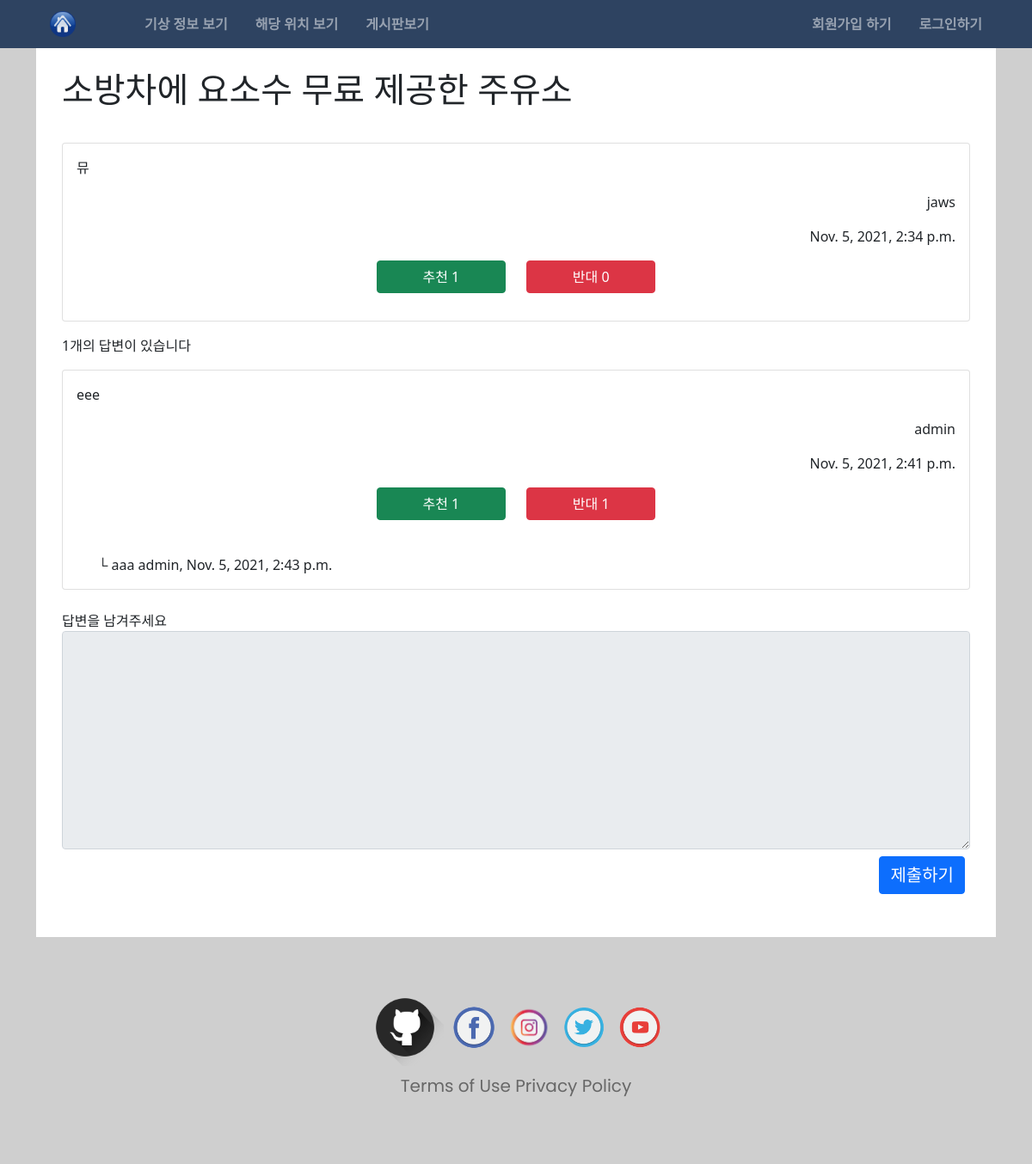
The app's page /board/319/, older data.
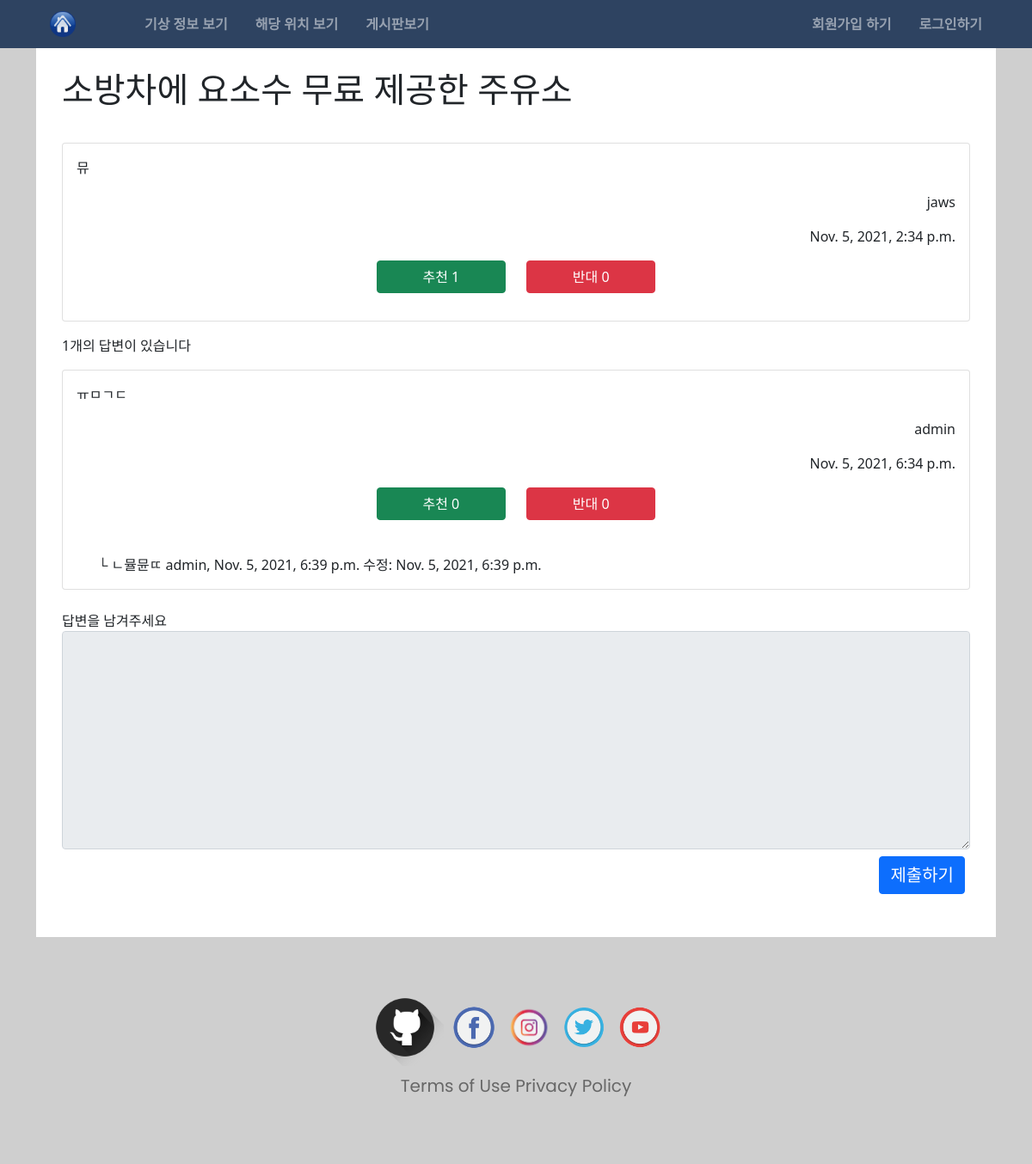
The same page, newer data.
### board/models.py (models this page shows, shortened)
class Question(models.Model):
  subject = models.CharField(max_length=200)
  content = models.TextField()
  create_date = models.DateTimeField()
  author = models.ForeignKey(User,on_delete=models.CASCADE, related_name='quthor_question')
  modify_date = models.DateTimeField(null=True, blank=True)
  voter = models.ManyToManyField(User,related_name='voter_question')
  devoter = models.ManyToManyField(User,related_name='devoter_question')

class Answer(models.Model):
  question = models.ForeignKey(Question,on_delete=models.CASCADE)
  content = models.TextField()
  create_date = models.DateTimeField()
  author = models.ForeignKey(User,on_delete=models.CASCADE, related_name='answer_question')
  modify_date = models.DateTimeField(null=True, blank=True)
  voter = models.ManyToManyField(User,related_name='voter_answer')
  devoter = models.ManyToManyField(User, related_name='devoter_answer')

class Comment(models.Model):
  author = models.ForeignKey(User, on_delete=models.CASCADE)
  content = models.TextField()
  create_date = models.DateTimeField()
  modify_date = models.DateTimeField(null=True, blank=True)
  question = models.ForeignKey(Question, null=True, blank=True, on_delete=models.CASCADE)
  answer = models.ForeignKey(Answer, null=True, blank=True, on_delete=models.CASCADE)

### board/views/base_views.py (the view)
# urls.py: path('<int:question_id>/', base_views.detail, name='detail'),
def detail(request,question_id):
  question = get_object_or_404(Question, pk=question_id)
  context = {"question":question}
  return render(request,'board/detail.html',context)

### templates/board/detail.html (shortened to what this page needs)
{% extends 'base.html' %}
{% block content %}
  <div class="container">
    <div class="main-wall">
      <h1 class="detail-subject">{{ question.subject }}</h1>
      <div class="row pb-3">
        <div class="col-12">
          <div class="card">
            <div class="card-body">
              <p class="card-text">{{ question.content }}</p>
              <p class="card-text d-flex flex-row-reverse">{{ question.author }}</p>
              <p class="card-text d-flex flex-row-reverse">{{ question.create_date }}</p>
              <div class="row mb-3">
                <div class="col-12 col-lg-4 col-sm-3"></div>
                <div class="col-6 col-lg-2 col-sm-3 ">
                  <div class="d-grid gap-2">
                    <a href="{% url 'board:vote_question' question.id  %}" class="btn btn-success">추천 {{ question.voter.count }}</a>
                  </div>
                </div>
                <div class="col-6 col-lg-2 col-sm-3 ">
                  <div class="d-grid gap-2">
                    <a href="{% url 'board:devote_question' question.id  %}" class="btn btn-danger">반대 {{ question.devoter.count }}</a>
                  </div>
                </div>
                <div class="col-12 col-lg-4 col-sm-3"></div>
              </div>
            </div>
          </div>
        </div>
      </div>
      <span>{{question.answer_set.count}}개의 답변이 있습니다</span>
      {% for answer in question.answer_set.all %}
        <div class="row mt-3">
          <div class="col-12">
            <div class="card">
              <div class="card-body">
                <p class="card-text">{{answer.content}}</p>
                <p class="card-text d-flex flex-row-reverse">{{ answer.author }}</p>
                <p class="card-text d-flex flex-row-reverse">{{ answer.create_date }}</p>
                <div class="row mb-3">
                  <div class="col-12 col-lg-4 col-sm-3"></div>
                  <div class="col-6 col-lg-2 col-sm-3 ">
                    <div class="d-grid gap-2">
                      <a href="{% url 'board:vote_answer' answer.id  %}" class="btn btn-success">추천 {{ answer.voter.count }}</a>
                    </div>
                  </div>
                  <div class="col-6 col-lg-2 col-sm-3">
                    <div class="d-grid gap-2">
                      <a href="{% url 'board:devote_answer' answer.id  %}" class="btn btn-danger">반대 {{ answer.devoter.count }}</a>
                    </div>
                  </div>
                  <div class="col-12 col-4 col-sm-3"></div>
                </div>
                {% if answer.comment_set.count > 0 %}
                  {% for comment in answer.comment_set.all %}
                    <br>&nbsp;&nbsp;&nbsp;&nbsp;&nbsp;
                    <span class="mt-3">└ {{ comment.content }}</span>
                    <span>
                      {{ comment.author }},
                      {{ comment.create_date }}
                      {% if comment.modify_date %}
                        수정:
                        {{ comment.modify_date }}
                      {% endif %}
                    </span>
                  {% endfor %}
                {% endif %}
              </div>
            </div>
          </div>
        </div>
      {% endfor %}
      <form class="pt-4" action="{% url 'board:answer_create' question.id %}" method="post">
        <label for="content">답변을 남겨주세요</label>
        <textarea {% if not user.is_authenticated %}disabled{% endif %} name="content" class="form-control" id="content" rows="10"></textarea>
        <button style="margin-left: 90%; font-size:20px;" class="btn btn-primary mt-2">제출하기</button>
      </form>
    </div>
  </div>
  <footer>
    {% include 'footer.html' %}
  </footer>
{% endblock %}

### templates/base.html (shortened to what this page needs)
{% load static %}
<!DOCTYPE html>
<html lang="en">
  <head>
    <link rel="stylesheet" href="{% static 'style.css' %}" type="text/css">
    <link href="https://cdn.jsdelivr.net/npm/bootstrap@5.1.2/dist/css/bootstrap.min.css" rel="stylesheet">
  </head>
  <body>
  <div class="gray-side-wall">
    {% include 'nav.html' %}
    {% block content %}{% endblock content %}
  </div>
  </body>
</html>

### templates/nav.html (shortened to what this page needs)
{% load static %}
<header id="nav-header" >
  <div class="container">
    <ul class="nav d-flex ">
      <li class="nav-item flex-grow-1 d-flex align-items-center ">
        <a class="nav-link active align-content-center" href="{% url 'main:index' %}"><img id="mi" class="me-5" src="{% static 'home.png' %}" alt=""></a>
        <a name="offhide" class="nav-link active align-content-center" href="{% url 'main:index' %}#weather-main">기상 정보 보기</a>
        <a name="offhide" class="nav-link active align-content-center" href="{% url 'main:index' %}#map-main">해당 위치 보기</a>
        <a class="nav-link active align-content-center" page="page" href="{% url 'board:index' %}">게시판보기</a>
      </li>
      <li class="nav-item d-flex align-items-center">
        {% if user.is_authenticated %}
          <a name="offhide" class="nav-link" href="{% url 'common:logout' %}">{{ user.username }}님 로그아웃 하기</a>
        {% else %}
          <a name="offhide" class="nav-link" href="{% url 'common:signup' %}">회원가입 하기</a>
          <a name="offhide" class="nav-link" href="{% url 'common:login' %}">로그인하기</a>
        {% endif %}
      </li>
    </ul>
  </div>
</header>

### templates/footer.html
{% load static %}
<footer>
  <div class="container">
    <a href="https://github.com/radio700/" target="blank"><img id="gi" src="{% static 'img/github.png' %}" alt=""></a>
    <a href="https://www.facebook.com" target="blank"><img src="{% static 'img/facebook.png' %}" alt="fb"></a>
    <a href="https://www.instagram.com/" target="blank"><img src="{% static 'img/insta.png' %}" alt="insta"></a>
    <a href="https://twitter.com/" target="blank"><img src="{% static 'img/twitter.png' %}" alt="twitter"></a>
    <a href="https://www.youtube.com" target="blank"><img src="{% static 'img/youtube.png' %}" alt="youtube"></a>
    <p class="mt-2">Terms of Use Privacy Policy</p>
  </div>
</footer>

### static/style.css (style rules this page uses)
html { scroll-behavior: smooth; }
body { padding-top: 40px; }
body div.gray-side-wall { background-color: #CFCFCF; width: 100%; height: 100%; z-index: -1; }
div.main-wall { background-color: #fff; padding: 30px 30px 50px; height: 100%; z-index: 0; }
.detail-subject { padding-bottom: 30px; padding-top: 10px; }
#nav-header { position: fixed; top: 0; left: 0; right: 0; padding: 5px; font-weight: bold; display: flex; justify-content: space-between; align-items: center; background-color: #2E4361; z-index: 1; }
#nav-header li.nav-item a { color:rgba(255, 255, 255, .5); transition: 0.5s; }
footer { background-color: #CFCFCF; padding: 30px 5px 30px; font-family: 'Poppins', sans-serif; text-align :center; }
footer img { width: 60px; }
footer #gi { width: 90px; }
footer p { font-size: 20px; }
footer p:last-child { color: rgba(0,0,0,.5); }

Row changes from the older to the newer data that the page shows:
removed Answer: content "eee", author "admin", create_date "Nov. 5, 2021, 2:41 p.m.", voter.count "1", devoter.count "1"
removed Comment: content "aaa", author "admin", create_date "Nov. 5, 2021, 2:43 p.m.", shown under "eee"
added Answer: content "ㅠㅁㄱㄷ", author "admin", create_date "Nov. 5, 2021, 6:34 p.m.", voter.count "0", devoter.count "0"
added Comment: content "ㄴ뮬뮨ㄸ", author "admin", create_date "Nov. 5, 2021, 6:39 p.m.", modify_date "Nov. 5, 2021, 6:39 p.m.", shown under "ㅠㅁㄱㄷ"
